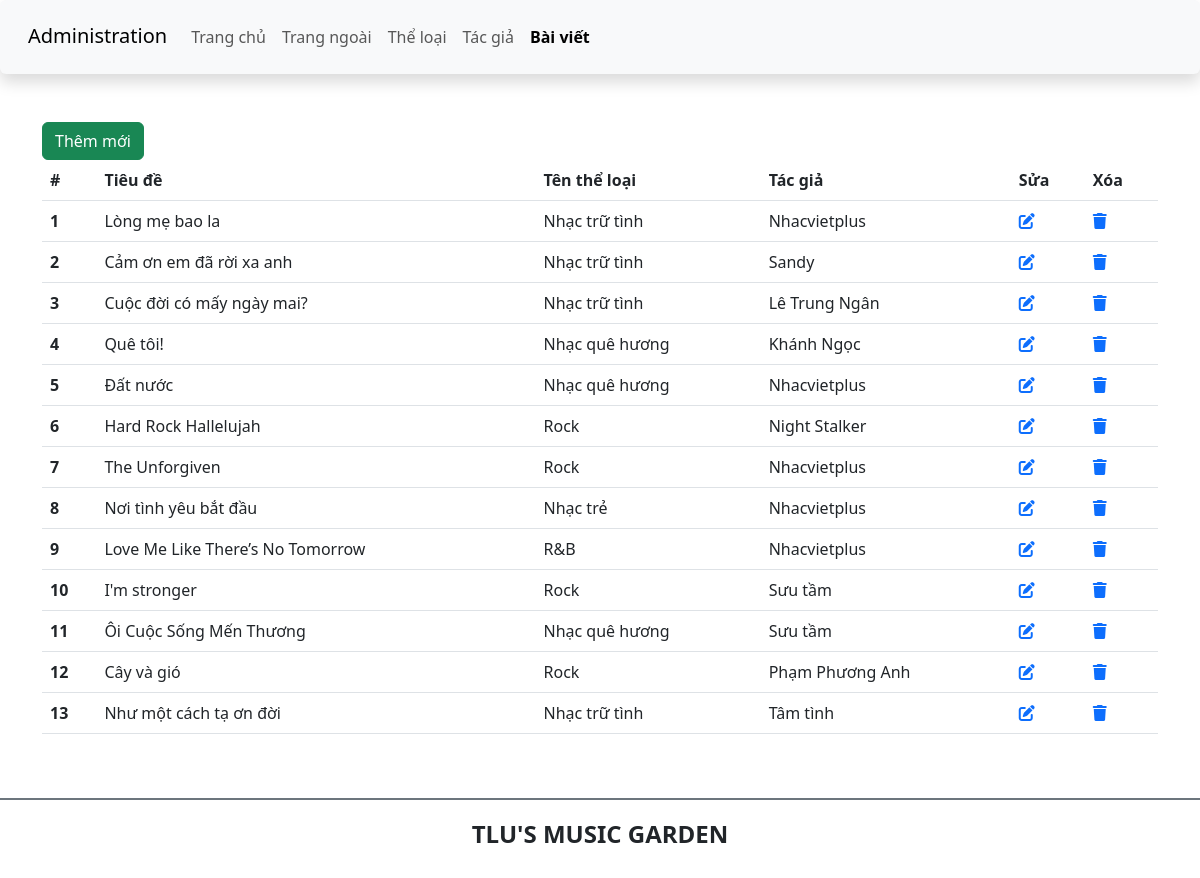
Screenshot of /admin/article.php with the database file from the repository.
### tables this page shows
CREATE TABLE `baiviet` (
  `ma_bviet` int(10) UNSIGNED NOT NULL,
  `tieude` varchar(200) NOT NULL,
  `ten_bhat` varchar(100) NOT NULL,
  `ma_tloai` int(10) UNSIGNED NOT NULL,
  `tomtat` text NOT NULL,
  `noidung` text DEFAULT NULL,
  `ma_tgia` int(10) UNSIGNED NOT NULL,
  `ngayviet` datetime NOT NULL DEFAULT current_timestamp(),
  `hinhanh` varchar(200) DEFAULT NULL
);

CREATE TABLE `theloai` (
  `ma_tloai` int(10) UNSIGNED NOT NULL,
  `ten_tloai` varchar(50) NOT NULL
);

CREATE TABLE `tacgia` (
  `ma_tgia` int(10) UNSIGNED NOT NULL,
  `ten_tgia` varchar(100) NOT NULL,
  `hinh_tgia` varchar(100) DEFAULT NULL
);

### admin/article.php (the view, shortened to what this page needs)
<!DOCTYPE html>
<html lang="en">
<head>
    <link href="https://cdn.jsdelivr.net/npm/bootstrap@5.3.0-alpha1/dist/css/bootstrap.min.css" rel="stylesheet">
    <link rel="stylesheet" href="https://cdnjs.cloudflare.com/ajax/libs/font-awesome/6.3.0/css/all.min.css" />
    <link rel="stylesheet" href="css/style_login.css">
</head>
<body>
    <header>
        <nav class="navbar navbar-expand-lg bg-body-tertiary shadow p-3 bg-white rounded">
            <div class="container-fluid">
                <div class="h3">
                    <a class="navbar-brand" href="#">Administration</a>
                </div>
                <div class="collapse navbar-collapse" id="navbarSupportedContent">
                <ul class="navbar-nav me-auto mb-2 mb-lg-0">
                    <li class="nav-item">
                        <a class="nav-link" aria-current="page" href="./">Trang chủ</a>
                    </li>
                    <li class="nav-item">
                        <a class="nav-link" href="../index.php">Trang ngoài</a>
                    </li>
                    <li class="nav-item">
                        <a class="nav-link" href="category.php">Thể loại</a>
                    </li>
                    <li class="nav-item">
                        <a class="nav-link" href="author.php">Tác giả</a>
                    </li>
                    <li class="nav-item">
                        <a class="nav-link active fw-bold" href="article.php">Bài viết</a>
                    </li>
                </ul>
                </div>
            </div>
        </nav>
    </header>
    <main class="container mt-5 mb-5">
    <div class="row">
            <div class="col-sm">
                <table class="table">
                <thead>
                        <tr>
                        <a href="add_article.php" class="btn btn-success">Thêm mới</a>
                            <th scope="col">#</th>
                            <th scope="col">Tiêu đề</th>
                            <th scope="col">Tên thể loại</th>
                            <th scope="col">Tác giả</th>
                            <th>Sửa</th>
                            <th>Xóa</th>
                        </tr>
                    </thead>
                    <tbody>
                    <?php
                        include 'db.php';
                        $sql = "SELECT
                                    bv.ma_bviet,
                                    bv.tieude,
                                    bv.tomtat,
                                    bv.ngayviet,
                                    tg.ten_tgia AS ten_tac_gia,
                                    tl.ten_tloai AS ten_the_loai
                                FROM
                                    baiviet bv
                                JOIN
                                    tacgia tg ON bv.ma_tgia = tg.ma_tgia
                                JOIN
                                    theloai tl ON bv.ma_tloai = tl.ma_tloai
                                ORDER BY bv.ma_bviet ASC;
                                    ";
                        $result = $conn->query($sql);
                        if ($result->num_rows > 0) {
                            while ($row = $result->fetch_assoc()) {
                                echo "<tr>";
                                echo "<th scope='row'>" . $row['ma_bviet'] . "</th>";
                                echo "<td>" . $row['tieude'] . "</td>";
                                echo "<td>" . $row['ten_the_loai'] . "</td>";
                                echo "<td>" . $row['ten_tac_gia'] . "</td>";
                                echo "<td><a href='edit_article.php?id=" . $row['ma_bviet']  . "'><i class='fa-solid fa-pen-to-square'></i></a></td>";
                                echo "<td><a href='delete_article.php?id=" . $row['ma_bviet'] . "' onclick='return confirm(\"Bạn có chắc chắn muốn xóa bài viết này?\");'><i class='fa-solid fa-trash'></i></a></td>
";
                                echo "</tr>";
                            }
                        } else {
                            echo "<tr><td colspan='4' class='text-center'>Không có dữ liệu</td></tr>";
                        }
            ?>
                    </tbody>
                </table>
            </div>
        </div>
    </main>
    <footer class="bg-white d-flex justify-content-center align-items-center border-top border-secondary  border-2" style="height:80px">
        <h4 class="text-center text-uppercase fw-bold">TLU's music garden</h4>
    </footer>
</body>
</html>

### rows the page displays
baiviet: ma_bviet "1", tieude "Lòng mẹ bao la", ma_tloai.ten_tloai "Nhạc trữ tình", ma_tgia.ten_tgia "Nhacvietplus"
baiviet: ma_bviet "2", tieude "Cảm ơn em đã rời xa anh", ma_tloai.ten_tloai "Nhạc trữ tình", ma_tgia.ten_tgia "Sandy"
baiviet: ma_bviet "3", tieude "Cuộc đời có mấy ngày mai?", ma_tloai.ten_tloai "Nhạc trữ tình", ma_tgia.ten_tgia "Lê Trung Ngân"
baiviet: ma_bviet "4", tieude "Quê tôi!", ma_tloai.ten_tloai "Nhạc quê hương", ma_tgia.ten_tgia "Khánh Ngọc"
baiviet: ma_bviet "5", tieude "Đất nước", ma_tloai.ten_tloai "Nhạc quê hương", ma_tgia.ten_tgia "Nhacvietplus"
baiviet: ma_bviet "6", tieude "Hard Rock Hallelujah", ma_tloai.ten_tloai "Rock", ma_tgia.ten_tgia "Night Stalker"
baiviet: ma_bviet "7", tieude "The Unforgiven", ma_tloai.ten_tloai "Rock", ma_tgia.ten_tgia "Nhacvietplus"
baiviet: ma_bviet "8", tieude "Nơi tình yêu bắt đầu", ma_tloai.ten_tloai "Nhạc trẻ", ma_tgia.ten_tgia "Nhacvietplus"
baiviet: ma_bviet "9", tieude "Love Me Like There’s No Tomorrow", ma_tloai.ten_tloai "R&B", ma_tgia.ten_tgia "Nhacvietplus"
baiviet: ma_bviet "10", tieude "I'm stronger", ma_tloai.ten_tloai "Rock", ma_tgia.ten_tgia "Sưu tầm"
baiviet: ma_bviet "11", tieude "Ôi Cuộc Sống Mến Thương", ma_tloai.ten_tloai "Nhạc quê hương", ma_tgia.ten_tgia "Sưu tầm"
baiviet: ma_bviet "12", tieude "Cây và gió", ma_tloai.ten_tloai "Rock", ma_tgia.ten_tgia "Phạm Phương Anh"
baiviet: ma_bviet "13", tieude "Như một cách tạ ơn đời", ma_tloai.ten_tloai "Nhạc trữ tình", ma_tgia.ten_tgia "Tâm tình"
